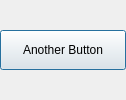
<?xml version="1.0" encoding="UTF-8"?>
<ui version="4.0">
 <class>ButtonWidget</class>
 <widget class="QDialog" name="ButtonWidget">
  <property name="geometry">
   <rect>
    <x>0</x>
    <y>0</y>
    <width>126</width>
    <height>100</height>
   </rect>
  </property>
  <property name="minimumSize">
   <size>
    <width>0</width>
    <height>0</height>
   </size>
  </property>
  <property name="windowTitle">
   <string>Dialog</string>
  </property>
  <layout class="QVBoxLayout" name="verticalLayout">
   <property name="spacing">
    <number>0</number>
   </property>
   <property name="leftMargin">
    <number>0</number>
   </property>
   <property name="topMargin">
    <number>0</number>
   </property>
   <property name="rightMargin">
    <number>0</number>
   </property>
   <property name="bottomMargin">
    <number>0</number>
   </property>
   <item>
    <widget class="QPushButton" name="pushButton">
     <property name="minimumSize">
      <size>
       <width>0</width>
       <height>40</height>
      </size>
     </property>
     <property name="text">
      <string>Another Button</string>
     </property>
    </widget>
   </item>
  </layout>
 </widget>
 <resources/>
 <connections/>
</ui>
